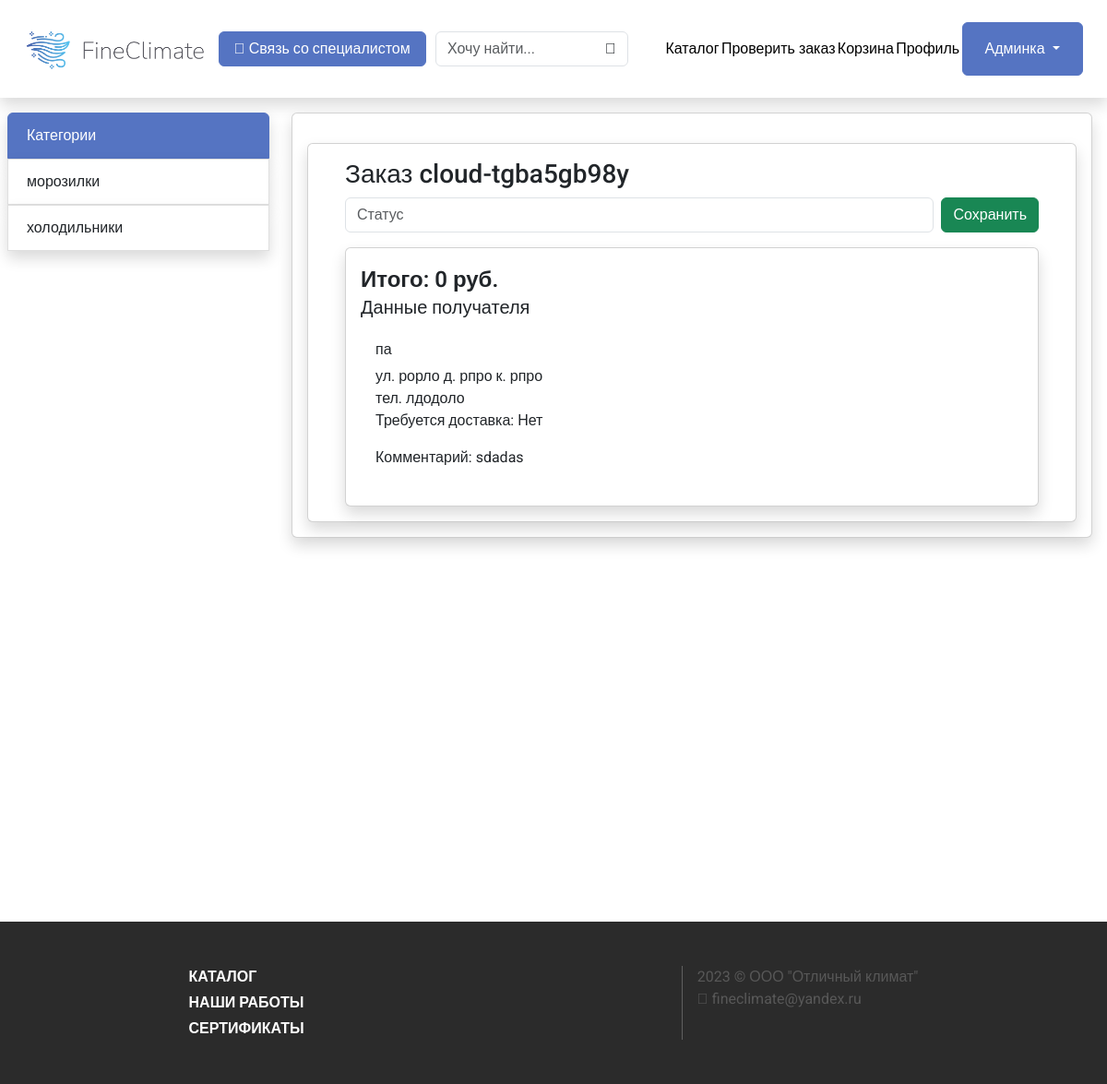
/orders/track/cloud-tgba5gb98y (signed in), run on the app's committed database.
### router/models.py (models this page shows)
class Categories(models.Model):
    title = models.CharField(max_length=80)

class Orders(models.Model):
    user = models.ForeignKey(User, on_delete=models.DO_NOTHING, null=True)
    is_delivery = models.BooleanField()
    status = models.CharField(max_length=100)
    comment = models.CharField(max_length=300)
    track = models.CharField(max_length=50, null=True)
    fio = models.CharField(max_length=200)
    street = models.CharField(max_length=100)
    house = models.CharField(max_length=30)
    corps = models.CharField(max_length=30)
    room = models.CharField(max_length=30)
    phone = models.CharField(max_length=50)

### router/views.py (the view, shortened to what this page needs)
# urls.py: path("orders/track/<str:track>", views.admin_track_order),
@user_passes_test(admin_check, login_url="/login")
def admin_track_order(req, track):
    order = track
    entries = []
    total = 0
    has_all = True
    statuses = list(set([order.status for order in Orders.objects.all()]))
    if order and Orders.objects.filter(track=order).count() > 0:
        order = Orders.objects.get(track=order)
        entries = []
        total = 0
    return render(
        req,
        "admin/orders/track_order.html",
        {
            "order": order,
            "entries": entries,
            "total": round(total, 2),
            "has_all": has_all,
            "statuses": statuses,
        },
    )

### router/views.py (called while the page is built)
def admin_check(user: User):
    return user.is_superuser

### router/templates/admin/orders/track_order.html (shortened to what this page needs)
{% extends "../../base.html" %}
{% block content %}
    <div class="card shadow container mt-3">
        <div class="card-body">
            <div class="d-flex flex-column container">
                <h3>Заказ {{order.track}}</h3>
                <form action="/orders/track/{{order.track}}/change" method="post" class="d-flex gap-2">
                    <input type="text" name="status" placeholder="Статус" value="{{order.status}}" class="form-control" list="statuses">
                    <button class="btn btn-success">
                        Сохранить
                    </button>
                </form>
                <div class="card shadow">
                    <div class="card-body">
                        <div class="d-flex flex-column">
                            <span class="fs-4 fw-semibold"> Итого: {{total}} руб. </span>
                            <h5 class="mb-0">Данные получателя</h5>
                            <div class="card-body d-flex flex-column my-2">
                                <h6>{{order.fio}}</h6>
                                <span>ул. {{order.street}}
                                    д. {{order.house}}
                                    {% if order.corps %}к. {{order.corps}} {% endif %}
                                </span>
                                <span>тел. {{order.phone}}</span>
                                <span class="mb-3">Требуется доставка: {% if order.is_delivery %}Да{% else %}Нет{% endif %}</span>
                                <span>Комментарий: {{order.comment|default:"нет"}}</span>
                            </div>
                        </div>
                    </div>
                </div>
            </div>
        </div>
    </div>
{% endblock content %}

### router/templates/base.html (shortened to what this page needs)
<html>
    <head>
        {% load static %}
        <link href="https://cdn.jsdelivr.net/npm/bootstrap@5.3.1/dist/css/bootstrap.min.css" rel="stylesheet">
        <link rel="stylesheet" href="{% static 'bs.css' %}">
        <link rel="stylesheet" href="{% static 'styles.css' %}">
    </head>
    <body>
        <header class="shadow d-flex align-items-center justify-content-evenly p-4">
            <a href="/" class="fit-width flex-grow-0" style="width: 200px">
                <img src="{% static 'logo.png' %}" alt="" class="logo">
            </a>
            <button class="btn btn-primary px-3 mx-2">
                <i class="fa-solid fa-phone "></i>
                Связь со специалистом
            </button>
            <form action="/" class="d-flex align-items-center justify-content-center m-0">
                <input type="text" name="q" class="search form-control m-0" value="{{q}}" placeholder="Хочу найти...">
                <button class="search btn"><i class="fa-solid fa-search"></i></button>
            </form>
            <a href="/" class="text-decoration-none text-black">Каталог</a>
            <a href="/check_order" class="text-decoration-none text-black">Проверить заказ</a>
            <a href="/cart" class="text-decoration-none text-black">Корзина</a>
            {% if is_logged %}
                <a href="/profile" class="text-decoration-none text-black">Профиль</a>
                {% if is_admin %}
                    <div class="dropdown">
                        <button class="btn btn-primary dropdown-toggle px-4 py-3" type="button" data-bs-toggle="dropdown" aria-expanded="false">
                        Админка
                        </button>
                    </div>
                {% endif %}
            {% else %}
                    <a href="/login" class="btn btn-primary px-4">Войти</a>
            {% endif %}
        </header>
        <div>
          <div class="d-flex">
            <ul class="d-none d-xl-block col-3 list-group my-3 px-2">
                <li class="list-group-item first-list shadow">Категории</li>
                {% for category in all_categories %}
                    <a href="/?active_category={{category.id}}&q={{q}}" class="text-decoration-none">
                        <li class="list-group-item shadow {% if active_category == category.id %} active {% endif %}">
                            {{category.title}}
                        </li>
                    </a>
                {% endfor %}
            </ul>
            <div class="col-12 col-xl-9">
              <div class="d-flex flex-column card shadow m-3">
                <div class="card-body">
                    {% block content %}it's base!{% endblock content %}
                </div>
              </div>
            </div>
          </div>
        </div>
        <footer class="d-flex justify-content-evenly py-5">
            <div class="d-flex flex-column fw-bold gap-1">
                <a href="/" class="text-decoration-none text-white">КАТАЛОГ</a>
                <a href="/works" class="text-decoration-none text-white">НАШИ РАБОТЫ</a>
                <a href="/certs" class="text-decoration-none text-white">СЕРТИФИКАТЫ</a>
            </div>
            <div class="d-flex">
                <div class="d-flex flex-column">
                    <div class="d-flex flex-column" style="color: #585858">
                        2023 © ООО "Отличный климат"
                        <span><i class="fa fa-envelope me-1" style="color: #585858" aria-hidden="true"></i>fineclimate@yandex.ru</span>
                    </div>
                </div>
            </div>
        </footer>
    </body>
</html>

### router/static/bs.css (style rules this page uses)
.btn-primary { color: #fff; background-color: #5574C2; border-color: #5574C2; }
a { color: #5574C2; text-decoration: none; background-color: transparent; }
.list-group-item { position: relative; display: block; padding: 0.75rem 1.25rem; background-color: #fff; border: 1px solid rgba(0, 0, 0, 0.125); }
.list-group-item:first-child { border-top-left-radius: inherit; border-top-right-radius: inherit; }
.list-group-item:last-child { border-bottom-right-radius: inherit; border-bottom-left-radius: inherit; }

### router/static/styles.css (style rules this page uses)
* { font-family: 'Roboto', sans-serif !important; }
:root { --primary: #5574C2; }
body { min-width: 1000px; width: auto !important; width: 1000px; }
.logo { object-fit: contain; max-width: 400px; width: 20%; min-width: 200px; }
.fit-width { width: fit-content; }
.first-list { background-color: #5574C2; color: white; border: solid 1px #5574C2; }
button.search { position: relative; left: -38px; }
input.search { transition: all .5s; }
footer { background-color: #2B2B2B; color: white; position: relative; top: 50vh; }

### router/templates/base.html (style rules this page uses)
.logo { object-fit: contain; max-width: 400px; width: 20%; min-width: 200px; }

### data on the page
Categories: title "морозилки"
Categories: title "холодильники"
Orders: track "cloud-tgba5gb98y", fio "па", street "рорло", house "рпро", corps "рпро", phone "лдодоло", comment "sdadas"

### other printed values
{{ total }} "0"
